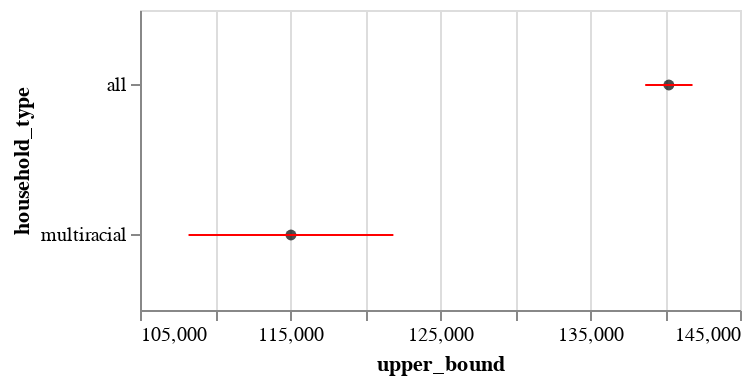

Here is the notebook cell this chart was saved with:
### Markdown cell above
Ok great, now let's calculate the confidence intervals and visualize the results.

### Code cell
data['lower_bound'] = data['median_hh_income'] - data['margin_of_error']
data['upper_bound'] = data['median_hh_income'] + data['margin_of_error']

estimates = alt.Chart(
    data
).mark_point(
    filled=True,
    color='black'
).encode(
    alt.X('median_hh_income').scale(zero=False),
    y='household_type' # swith Y axis to `household_type`
)

confidence_intervals = alt.Chart(
    data
).mark_errorbar(
    color='red'
).encode(
    alt.X('upper_bound').scale(zero=False),
    alt.X2('lower_bound'),
    y='household_type'
)

(estimates + confidence_intervals).properties(height=150)

### Figure 1 — Vega-Lite specification as saved in the notebook (floating-point values rounded to 4 significant figures)
{"config": {"view": {"continuousWidth": 300, "continuousHeight": 300}}, "layer": [{"mark": {"type": "point", "color": "black", "filled": true}, "encoding": {"x": {"field": "median_hh_income", "scale": {"zero": false}, "type": "quantitative"}, "y": {"field": "household_type", "type": "nominal"}}}, {"mark": {"type": "errorbar", "color": "red"}, "encoding": {"x": {"field": "upper_bound", "scale": {"zero": false}, "type": "quantitative"}, "x2": {"field": "lower_bound"}, "y": {"field": "household_type", "type": "nominal"}}}], "data": {"name": "data-b2e42def6d9319ad58e8411261299660"}, "height": 150, "$schema": "https://vega.github.io/schema/vega-lite/v5.16.3.json", "datasets": {"data-b2e42def6d9319ad58e8411261299660": [{"median_hh_income": 140300.0, "margin_of_error": 1577.0, "state": "06", "county": "085", "dataset": "5-year estimate", "geo_name": "Santa Clara County", "household_type": "all", "lower_bound": 138700.0, "upper_bound": 141800.0}, {"median_hh_income": 115100.0, "margin_of_error": 6828.0, "state": "06", "county": "085", "dataset": "5-year estimate", "geo_name": "Santa Clara County", "household_type": "multiracial", "lower_bound": 108200.0, "upper_bound": 121900.0}]}}
